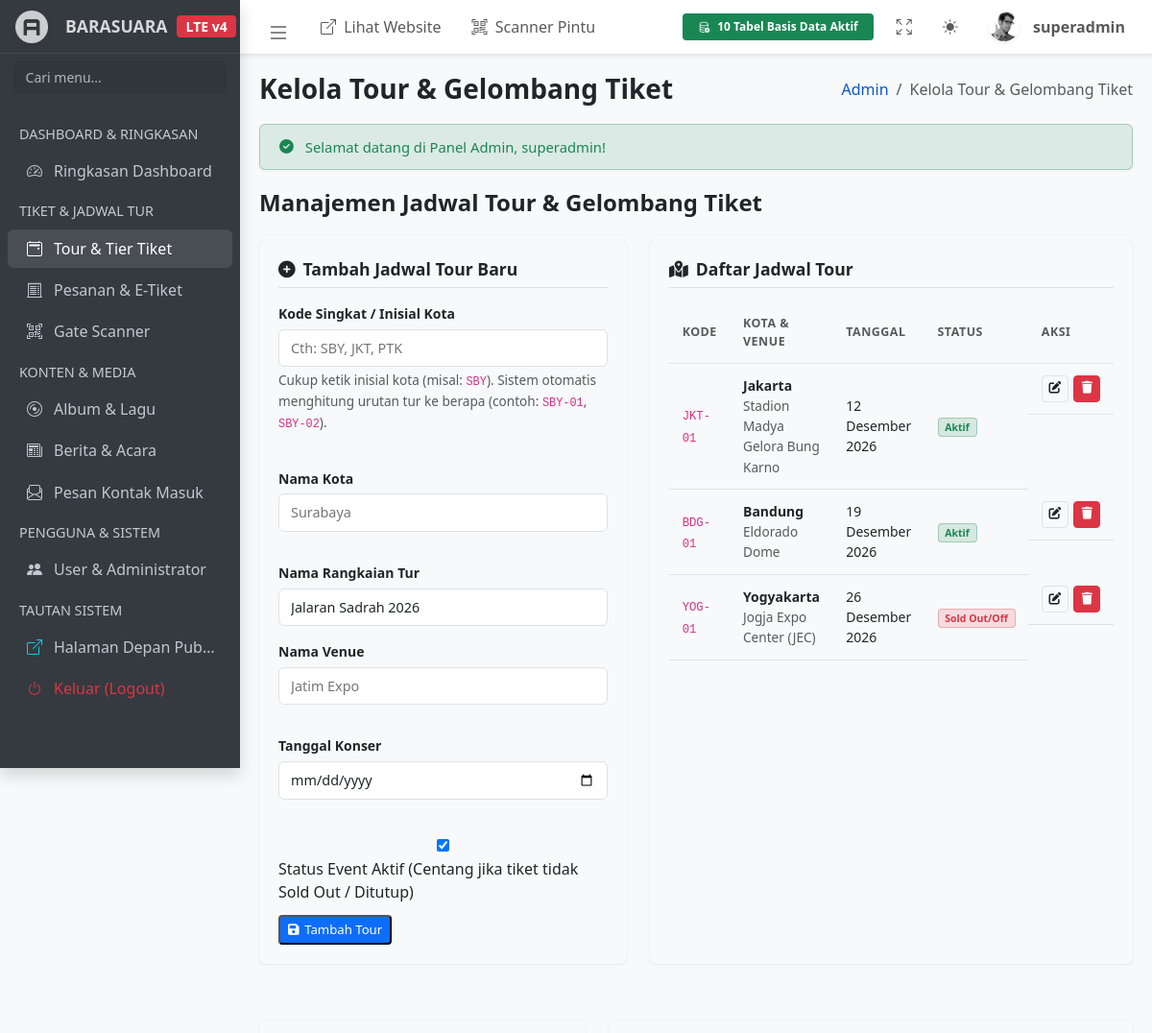
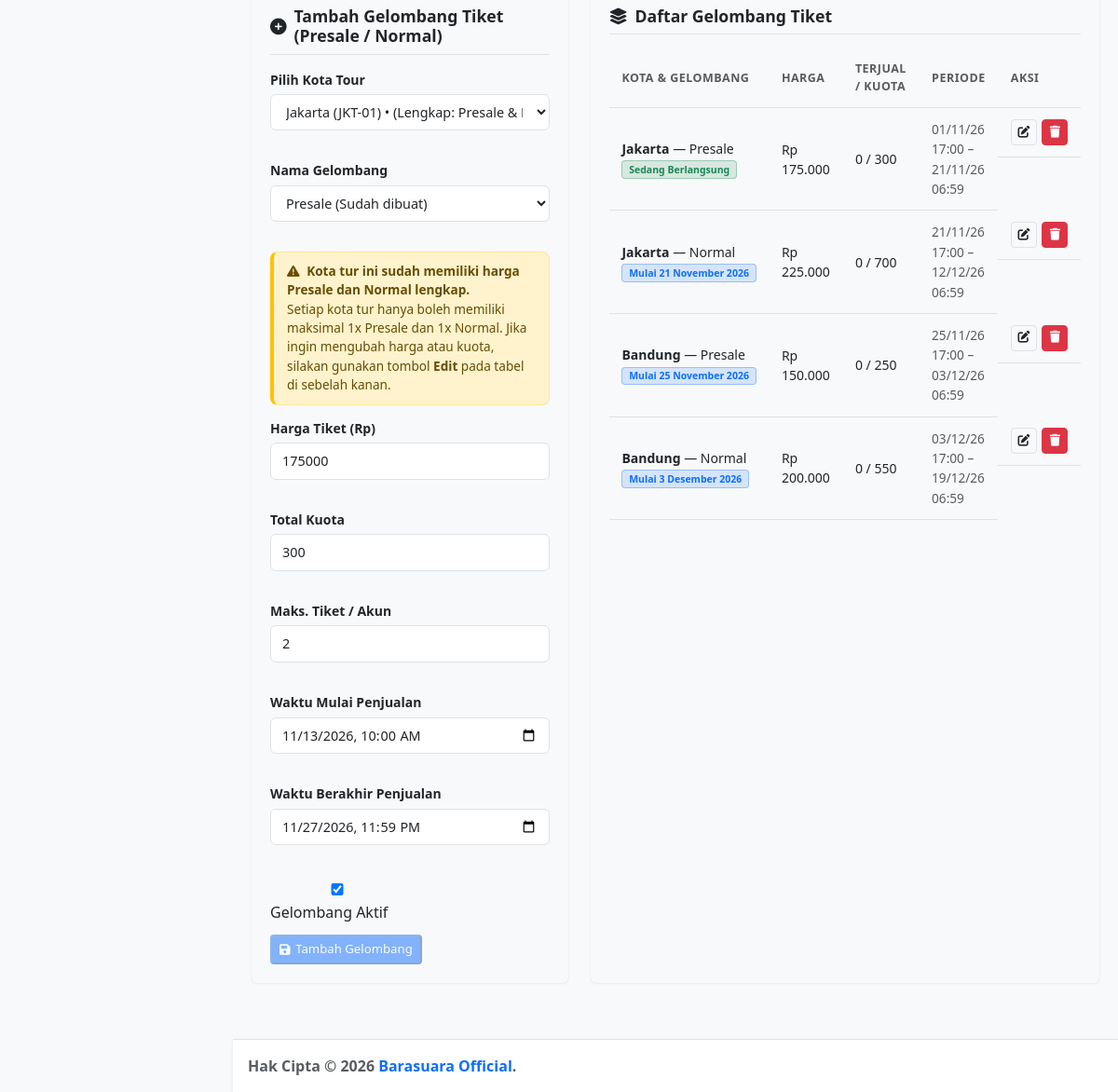
The app's page /admin/tours.php (signed in) with its own data (2 pictures, top to bottom).
### tables this page shows
CREATE TABLE `tours` (
  `id` INT AUTO_INCREMENT PRIMARY KEY,
  `tour_code` VARCHAR(20) NOT NULL UNIQUE,
  `nama_tur` VARCHAR(150) NOT NULL DEFAULT 'Jalaran Sadrah 2026',
  `kota` VARCHAR(100) NOT NULL,
  `venue` VARCHAR(200) NOT NULL,
  `tanggal_konser` DATE NOT NULL,
  `status_event` BOOLEAN NOT NULL DEFAULT TRUE,
  `created_at` TIMESTAMP NOT NULL DEFAULT CURRENT_TIMESTAMP
);

CREATE TABLE `ticket_tiers` (
  `id` INT AUTO_INCREMENT PRIMARY KEY,
  `tour_id` INT NOT NULL,
  `nama_gelombang` ENUM('Presale', 'Normal') NOT NULL,
  `price` DECIMAL(12,2) NOT NULL,
  `kuota` INT NOT NULL,
  `max_per_order` INT NOT NULL DEFAULT 2,
  `waktu_mulai` TIMESTAMP NOT NULL,
  `waktu_berakhir` TIMESTAMP NOT NULL,
  `is_active` BOOLEAN NOT NULL DEFAULT TRUE,
  `created_at` TIMESTAMP NOT NULL DEFAULT CURRENT_TIMESTAMP,
  CONSTRAINT `fk_ticket_tiers_tour`
    FOREIGN KEY (`tour_id`) REFERENCES `tours` (`id`)
    ON DELETE CASCADE ON UPDATE CASCADE,
  CONSTRAINT `uq_ticket_tiers_tour_wave`
    UNIQUE (`tour_id`, `nama_gelombang`)
);

### admin/tours.php (the view, shortened to what the rows shown need)
<?php
require_once __DIR__ . '/includes/auth.php';
$admin = require_admin(['admin']);
$pdo = db();
$tours = $pdo->query('SELECT * FROM tours ORDER BY tanggal_konser ASC, id ASC')->fetchAll();
$tiers = $pdo->query(
    'SELECT tt.*, tr.kota, tr.tour_code, ' . sold_count_sql('tt') . ' AS sold
     FROM ticket_tiers tt
     JOIN tours tr ON tr.id = tt.tour_id
     ORDER BY tr.tanggal_konser ASC, tt.waktu_mulai ASC'
)->fetchAll();
$adminTitle = 'Kelola Tour & Gelombang Tiket';
require __DIR__ . '/includes/header.php';
?>
<div class="admin-container">
    <div class="admin-page-head">
        <div>
            <h2>Manajemen Jadwal Tour &amp; Gelombang Tiket</h2>
        </div>
    </div>
    <div class="admin-two-col" style="margin-bottom: 35px;">
        <div class="order-panel">
            <div class="admin-table-wrap">
                <table class="admin-table">
                    <thead>
                        <tr>
                            <th>Kode</th>
                            <th>Kota &amp; Venue</th>
                            <th>Tanggal</th>
                            <th>Status</th>
                            <th>Aksi</th>
                        </tr>
                    </thead>
                    <tbody>
                        <?php foreach ($tours as $t): ?>
                            <tr>
                                <td><code><?= e($t['tour_code']) ?></code></td>
                                <td><strong><?= e($t['kota']) ?></strong><br><small class="muted-label"><?= e($t['venue']) ?></small></td>
                                <td><?= e(tanggal_id($t['tanggal_konser'])) ?></td>
                                <td>
                                    <span class="badge <?= $t['status_event'] ? 'badge-success' : 'badge-danger' ?>">
                                        <?= $t['status_event'] ? 'Aktif' : 'Sold Out/Off' ?>
                                    </span>
                                </td>
                                <td class="table-actions">
                                    <a href="tours.php?edit_tour=<?= (int) $t['id'] ?>" class="btn-xs btn-outline" title="Edit">
                                        <i class="fas fa-edit"></i>
                                    </a>
                                    <form method="post" onsubmit="return confirm('Hapus jadwal tur <?= e($t['kota']) ?>?');">
                                        <button type="submit" class="btn-xs btn-danger" title="Hapus"><i class="fas fa-trash"></i></button>
                                    </form>
                                </td>
                            </tr>
                        <?php endforeach; ?>
                    </tbody>
                </table>
            </div>
        </div>
    </div>
    <div id="tiers-section" class="admin-two-col">
        <div class="order-panel">
            <div class="admin-table-wrap">
                <table class="admin-table">
                    <thead>
                        <tr>
                            <th>Kota &amp; Gelombang</th>
                            <th>Harga</th>
                            <th>Terjual / Kuota</th>
                            <th>Periode</th>
                            <th>Aksi</th>
                        </tr>
                    </thead>
                    <tbody>
                        <?php foreach ($tiers as $tr):
                            $tr['remaining'] = max(0, (int) $tr['kuota'] - (int) $tr['sold']);
                            $tr['status'] = tier_status($tr);
                            [$stLabel, $stBadge] = tier_status_label($tr);
                            ?>
                            <tr>
                                <td>
                                    <strong><?= e($tr['kota']) ?></strong> &mdash; <?= e($tr['nama_gelombang']) ?><br>
                                    <span class="badge <?= e($stBadge) ?>"><?= e($stLabel) ?></span>
                                </td>
                                <td><?= rupiah($tr['price']) ?></td>
                                <td><?= (int) $tr['sold'] ?> / <?= (int) $tr['kuota'] ?></td>
                                <td>
                                    <small class="muted-label">
                                        <?= e(date('d/m/y H:i', strtotime($tr['waktu_mulai']))) ?> &ndash;<br>
                                        <?= e(date('d/m/y H:i', strtotime($tr['waktu_berakhir']))) ?>
                                    </small>
                                </td>
                                <td class="table-actions">
                                    <a href="tours.php?edit_tier=<?= (int) $tr['id'] ?>#tiers-section" class="btn-xs btn-outline" title="Edit">
                                        <i class="fas fa-edit"></i>
                                    </a>
                                    <form method="post" onsubmit="return confirm('Hapus gelombang <?= e($tr['nama_gelombang']) ?> <?= e($tr['kota']) ?>?');">
                                        <button type="submit" class="btn-xs btn-danger" title="Hapus"><i class="fas fa-trash"></i></button>
                                    </form>
                                </td>
                            </tr>
                        <?php endforeach; ?>
                    </tbody>
                </table>
            </div>
        </div>
    </div>
</div>
<?php require __DIR__ . '/includes/footer.php'; ?>

### admin/includes/header.php (shortened to what the rows shown need)
<?php
$adminTitle = $adminTitle ?? 'Dashboard Admin';
$adminUser = current_admin();
?>
<!doctype html>
<html lang="id">
<head>
    <link rel="stylesheet" href="https://cdn.jsdelivr.net/npm/@fontsource/source-sans-3@5.0.12/index.css">
    <link rel="stylesheet" href="https://cdn.jsdelivr.net/npm/overlayscrollbars@2.11.0/styles/overlayscrollbars.min.css">
    <link rel="stylesheet" href="https://cdn.jsdelivr.net/npm/bootstrap-icons@1.13.1/font/bootstrap-icons.min.css">
    <link rel="stylesheet" href="https://cdnjs.cloudflare.com/ajax/libs/font-awesome/6.5.2/css/all.min.css">
    <link rel="stylesheet" href="dist/css/adminlte.min.css">
    <link rel="stylesheet" href="dist/css/admin-custom.css">
</head>
<body class="layout-fixed sidebar-expand-lg bg-body-tertiary">
    <div class="app-wrapper">
        <nav class="app-header navbar navbar-expand bg-body shadow-sm">
            <div class="container-fluid">
                <ul class="navbar-nav ms-auto align-items-center">
                    <?php if ($adminUser): ?>
                        <li class="nav-item dropdown user-menu">
                            <a href="#" class="nav-link dropdown-toggle d-flex align-items-center gap-2" data-bs-toggle="dropdown">
                                <img src="dist/assets/img/user2-160x160.jpg" class="user-image rounded-circle shadow-sm" alt="<?= e($adminUser['username']) ?>" style="width: 32px; height: 32px; object-fit: cover;">
                                <span class="d-none d-md-inline fw-semibold"><?= e($adminUser['username']) ?></span>
                            </a>
                        </li>
                    <?php endif; ?>
                </ul>
            </div>
        </nav>
        <main class="app-main">
            <div class="app-content-header py-3">
                <div class="container-fluid">
                    <div class="row align-items-center">
                        <div class="col-sm-6">
                            <h1 class="mb-0 fs-3 fw-bold"><?= e($adminTitle) ?></h1>
                        </div>
                    </div>
                </div>
            </div>
            <div class="app-content">
                <div class="container-fluid">

### records on screen
tours: tour_code "JKT-01", kota "Jakarta", venue "Stadion Madya Gelora Bung Karno", tanggal_konser "12 Desember 2026", status_event "Aktif"
tours: tour_code "BDG-01", kota "Bandung", venue "Eldorado Dome", tanggal_konser "19 Desember 2026", status_event "Aktif"
tours: tour_code "YOG-01", kota "Yogyakarta", venue "Jogja Expo Center (JEC)", tanggal_konser "26 Desember 2026", status_event "Sold Out/Off"
ticket_tiers: tour.kota "Jakarta", nama_gelombang "Presale", stLabel "Sedang Berlangsung", price "Rp 175.000", sold "0", kuota "300", waktu_mulai "01/11/26 17:00", waktu_berakhir "21/11/26 06:59"
ticket_tiers: tour.kota "Jakarta", nama_gelombang "Normal", stLabel "Mulai 21 November 2026", price "Rp 225.000", sold "0", kuota "700", waktu_mulai "21/11/26 17:00", waktu_berakhir "12/12/26 06:59"
ticket_tiers: tour.kota "Bandung", nama_gelombang "Presale", stLabel "Mulai 25 November 2026", price "Rp 150.000", sold "0", kuota "250", waktu_mulai "25/11/26 17:00", waktu_berakhir "03/12/26 06:59"
ticket_tiers: tour.kota "Bandung", nama_gelombang "Normal", stLabel "Mulai 3 Desember 2026", price "Rp 200.000", sold "0", kuota "550", waktu_mulai "03/12/26 17:00", waktu_berakhir "19/12/26 06:59"

### other values on screen
$adminUser['username'] "superadmin"
$section['title'] "DASHBOARD & RINGKASAN"
$label "Ringkasan Dashboard"
$section['title'] "TIKET & JADWAL TUR"
$label "Tour & Tier Tiket"
$label "Pesanan & E-Tiket"
$label "Gate Scanner"
$section['title'] "KONTEN & MEDIA"
$label "Album & Lagu"
$label "Berita & Acara"
$label "Pesan Kontak Masuk"
$section['title'] "PENGGUNA & SISTEM"
$label "User & Administrator"
$adminTitle "Kelola Tour & Gelombang Tiket"
$flashItem['message'] "Selamat datang di Panel Admin, superadmin!"
